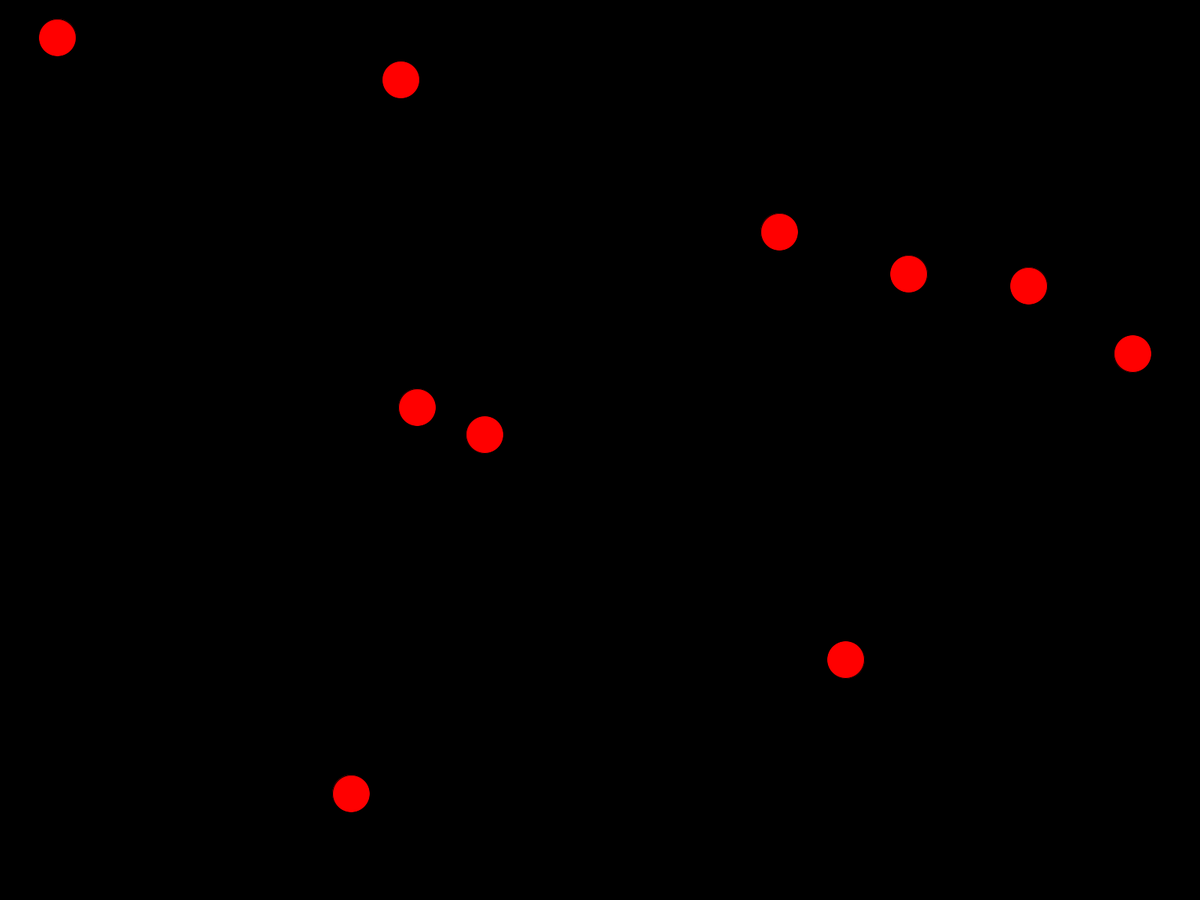
Frame 1 (no input)
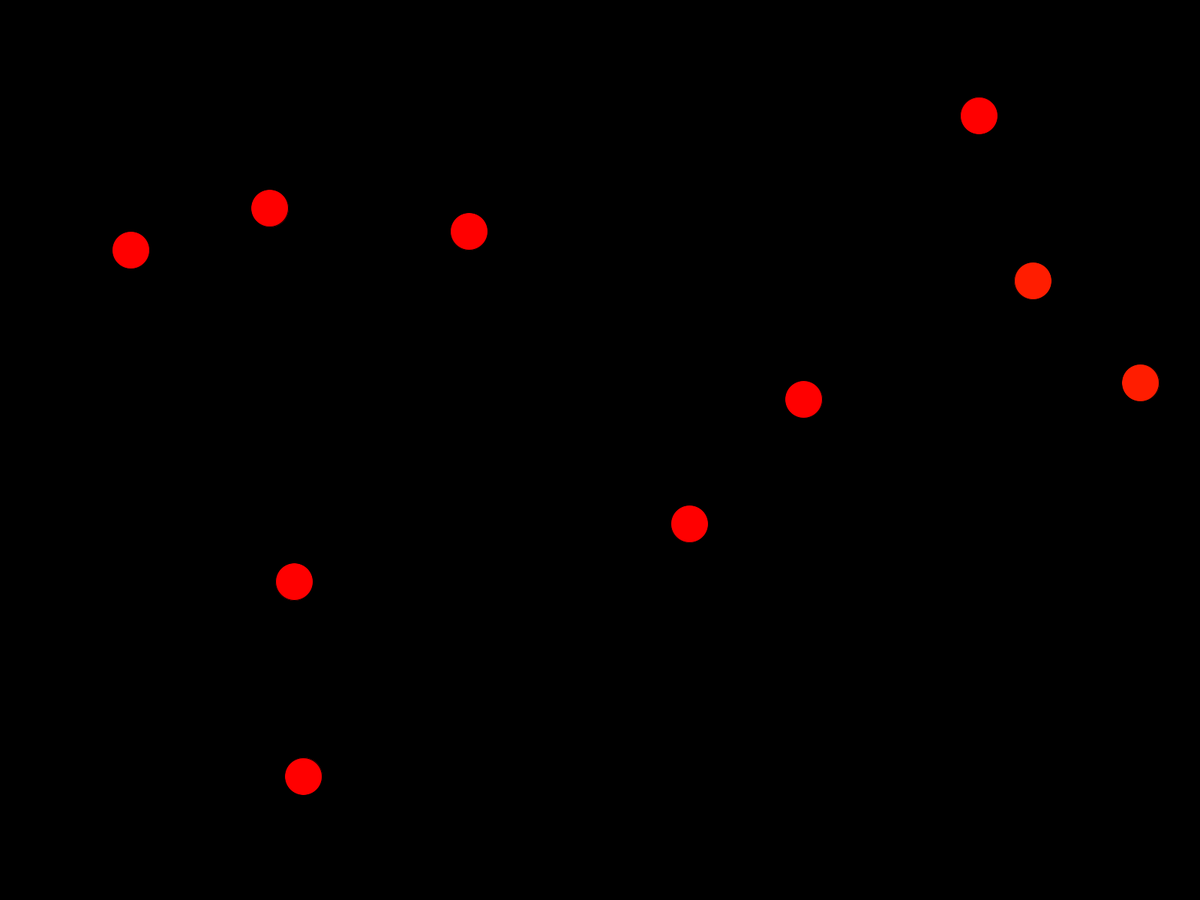
Frame 60 (the mouse pressed at the canvas centre just before this capture)
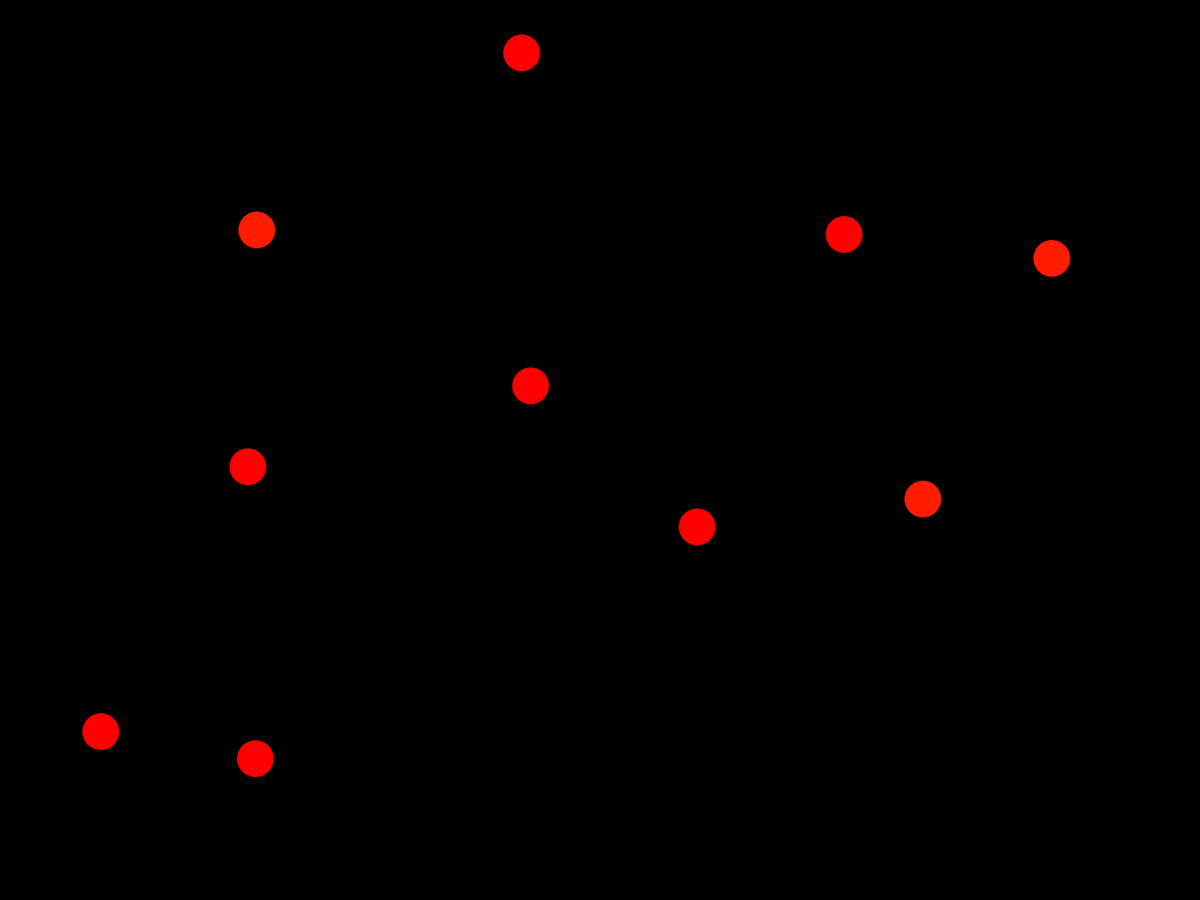
Frame 120 (the mouse held since frame 60 and released just before this capture)

The Processing sketch that drew these frames (run headless with seeded random() and noise(); from frame 60 on, the mouse is pressed at the canvas centre):

// Processing sketch: BallBounce
// ── BallBounce.pde
ArrayList<Ball> balls;
int numBalls = 10;

void setup() {
  fullScreen();
  colorMode(HSB); 
  
  balls = new ArrayList <> ();
  
  //initialize list with balls
  for (int i = 0; i < numBalls; i++) {
    balls.add(new Ball(random(width), random(height)));
  } //for
  
  //for each ball, update with data of other balls
  for (int i = 0; i < numBalls; i++) {
    balls.get(i).setBalls(balls);
  } //for
} //setup

void draw() {
  background(0);
  
  for (Ball b : balls) {
    b.move();
    b.display();
  } //for
} //draw

void mousePressed() {
  PVector mousePos = new PVector(mouseX, mouseY);
  
  //new vel vector points towards mouse position when pressed
  balls.get(0).vel = mousePos.sub(balls.get(0).pos);
  
  //always set to 4 to ensure magnitude stays reasonable
  balls.get(0).vel.setMag(4);
} //mousePressed

// ── Ball.pde
class Ball {
  PVector pos, vel;
  float radius;
  ArrayList<Ball> otherBalls;
  int numCollisions;
  
  public Ball(float initX, float initY) {
    pos = new PVector(initX,initY);
    vel = new PVector(random(-5, 5),random(-5, 5));
    
    radius = 50;
    otherBalls = new ArrayList <> ();
    
    numCollisions = 0;
  } //Ball
  
  public void display() {
    //color (hue) depends on number of collisions
    fill(numCollisions, 255, 255);
    circle(pos.x, pos.y, radius); 
  } //display
  
  public void move() {
    pos.add(vel);
    
    //checks for boundary collisions
    if (pos.y + radius >= height) {
      pos.y = height - radius;      
      vel.y *= -1;
    } else if (pos.y <= radius) {
      pos.y = radius;
      vel.y *= -1;
    } //if
    if (pos.x + radius >= width) {
      pos.x = width - radius;
      vel.x *= -1;
    } else if (pos.x <= radius) {
      pos.x = radius;
      vel.x *= -1;
    } //if
    
    //check for object/ball collisions
    for (int i = 0; i < otherBalls.size(); i++) {
      PVector otherPos = otherBalls.get(i).pos;
      float distance = dist(pos.x, pos.y, otherPos.x, otherPos.y);
   
      if (distance != 0 && distance < radius) {
        numCollisions += 5; //5 for faster color changes
        
        //velocity changes are imperfect, use arctan to calculate angle between balls and calculate accordingly for proper sim
        vel.x *= -1;
        vel.y *= -1;
      } //if
      
    } //for
  } //move
  
  public void setBalls(ArrayList<Ball> balls) {
    this.otherBalls = balls;
  } //setBalls
} //Ball
